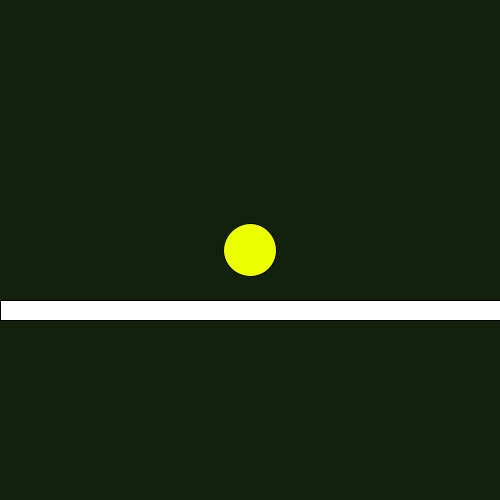
Frame 1 (no input)
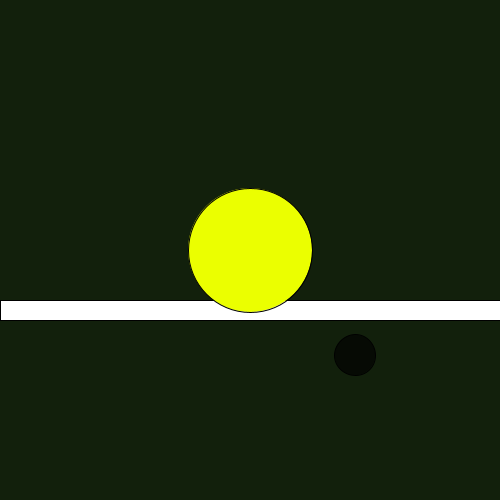
Frame 60 (the mouse pressed at the canvas centre just before this capture)
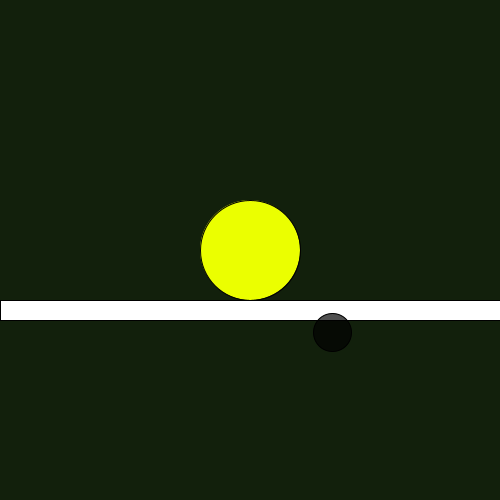
Frame 120 (the mouse held since frame 60 and released just before this capture)

The Processing sketch that drew these frames (run headless with seeded random() and noise(); from frame 60 on, the mouse is pressed at the canvas centre):

// Processing sketch: processing_14245
// ── processing_14245.pde

int xDiam = width/2;
int yDiam = height/2;
float xPosition = 250;
float yPosition = 250;
float speedA = 1.75;
int speedB = 3;

void setup() {
  size(500,500);
}

void draw() {
  background(18, 32, 12);
  fill(255);
  rect(0,300, 500, 20); 
  xPosition = xPosition + speedA;
  yPosition = yPosition + speedA;
  fill(0, 0, 0, 175);
  ellipse (xPosition, yPosition, (5 + xPosition/10), (5 + yPosition/10));

  if(xPosition > 400) {
    speedA = -2;
  } 
  else if(xPosition < 250) {
    speedA = 2;
  }
  if(yPosition > 400) {
    speedA = -2;
  }
  else if (yPosition < 250) {
    speedA = 2;
  }
  xDiam = xDiam + speedB;
  yDiam = yDiam + speedB;
  fill(235,255, 0);
  ellipse (width/2, height/2, xDiam,yDiam);

  if(speedA > -2){
    speedB = -3;
  } 
  else if(speedA < 2) {
    speedB = 3;
  }
}
